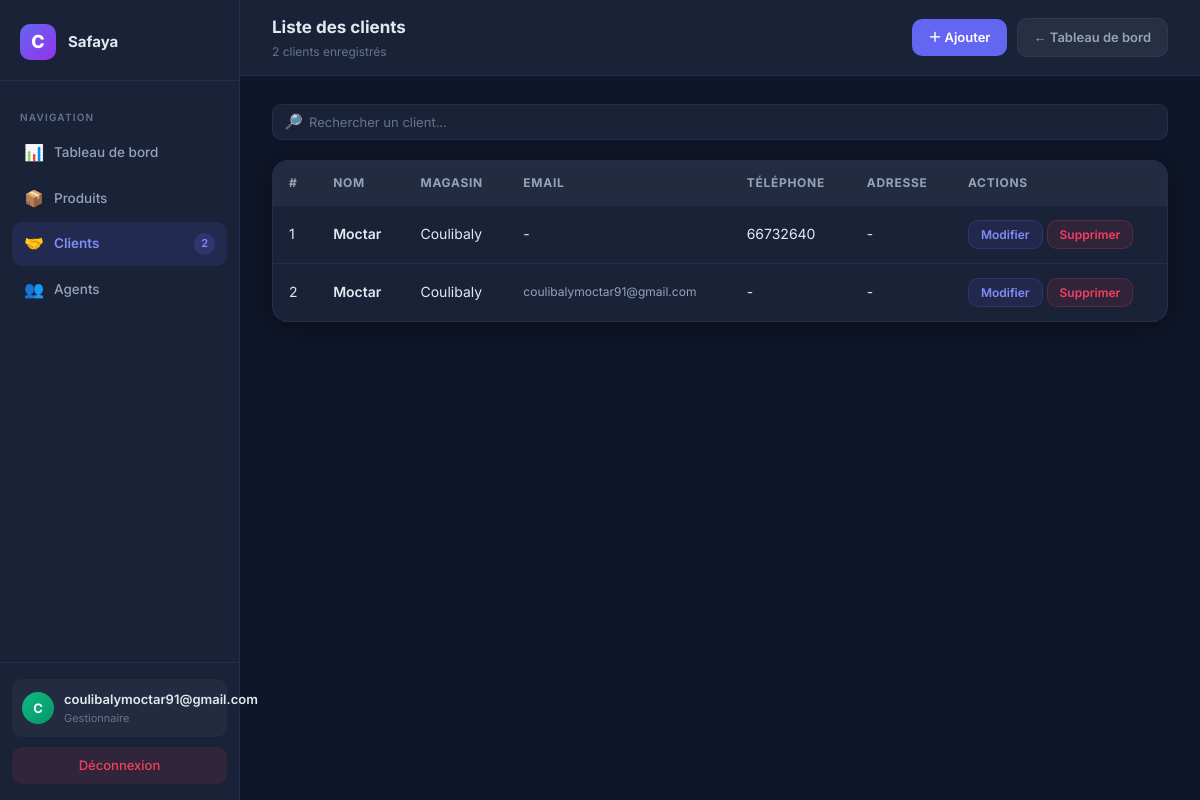
The page /list-clients/ (signed in) on the database its author committed.
### InvoiceApp/models.py (models this page shows, shortened)
class User(AbstractUser):
    logo = models.ImageField(upload_to="company_logos/", blank=True, null=True, verbose_name="Logo de l'entreprise")
    company_name = models.CharField(max_length=255, verbose_name="Nom de l'entreprise")
    company_email = models.EmailField(blank=True, null=True,verbose_name="Adresse email")
    phone = models.CharField(max_length=20, blank=True, verbose_name="Téléphone")
    address = models.TextField(blank=True, verbose_name="Adresse")
    add_date = models.DateTimeField(auto_now_add=True, verbose_name="Date d'inscription",blank=True, null=True,)
    default_currency = models.CharField(max_length=3, choices=CURRENCY_CHOICES, default='EUR', verbose_name="Devise de l'entreprise")
    agent_login_code = models.CharField(max_length=8, unique=True, blank=True, verbose_name="Code de connexion vendeurs")
    next_invoice_number = models.PositiveIntegerField(default=1, verbose_name="Prochain numéro de facture")
    class Meta:
        verbose_name = "Entreprise"
        verbose_name_plural = "Entreprises"

class Client(models.Model):
    company = models.ForeignKey(User, on_delete=models.CASCADE, related_name='clients', verbose_name="Entreprise")
    name = models.CharField(max_length=255, verbose_name="Nom du client")
    shop_name = models.CharField(max_length=255, blank=True, verbose_name="Nom du magasin")
    email = models.EmailField(blank=True, verbose_name="Email")
    phone = models.CharField(max_length=20, blank=True, verbose_name="Téléphone")
    address = models.TextField(blank=True, verbose_name="Adresse")
    created_at = models.DateTimeField(auto_now_add=True, verbose_name="Date de création")
    class Meta:
        verbose_name = "Client"
        verbose_name_plural = "Clients"
        ordering = ['-created_at']

### InvoiceApp/views/clients.py (the view)
# urls.py: path('list-clients/', invoice_views.list_clients, name='list_clients'),
@require_http_methods(["GET"])
@login_required
def list_clients(request):
    user = request.user
    clients = user.clients.all()
    context = {
        'company_name': user.company_name,
        'company_logo_url': user.logo.url if user.logo else None,
        'clients': clients,
    }
    return render(request, 'client_list.html', context)

### InvoiceApp/context_processors.py (called while the page is built)
def subscription_context(request):
    user = getattr(request, 'user', None)
    if not user or not user.is_authenticated:
        return {}
    subscription = getattr(user, 'subscription', None)
    if subscription is None:
        return {}
    return {
        'subscription': subscription,
        'subscription_status': subscription.status,
        'subscription_blocked': subscription.is_blocked,
        'subscription_days_left': subscription.days_left,
        'subscription_expiry_date': subscription.access_expiry_date,
        'subscription_plan_price': subscription.price,
    }

### InvoiceApp/models.py (called while the page is built)
    @property
    def price(self):
        return SUBSCRIPTION_PLAN_PRICES.get(self.plan, Decimal('0'))

    @property
    def promo_active_until(self):
        latest = self.company.promo_redemptions.order_by('-expires_at').first()
        return latest.expires_at if latest else None

    @property
    def status(self):
        now = timezone.now()
        if self.active_until and self.active_until >= now:
            return 'active'
        promo_until = self.promo_active_until
        if promo_until and promo_until >= now:
            return 'promo'
        if self.trial_end_date and self.trial_end_date >= now:
            return 'trial'
        return 'expired'

    @property
    def is_blocked(self):
        return self.status == 'expired'

    @property
    def access_expiry_date(self):
        status = self.status
        if status == 'active':
            return self.active_until
        if status == 'promo':
            return self.promo_active_until
        if status == 'trial':
            return self.trial_end_date
        return None

    @property
    def days_left(self):
        if self.status not in ('trial', 'promo'):
            return 0
        expiry = self.access_expiry_date
        if not expiry:
            return 0
        remaining = expiry - timezone.now()
        return max(0, remaining.days + (1 if remaining.seconds > 0 else 0))

### InvoiceApp/templates/client_list.html (shortened to what this page needs)
<!DOCTYPE html>
{% load static %}
<html lang="fr">
<head>
</head>
<body>
<div class="sidebar">
    <div class="sidebar-logo">
        <div class="logo-mark">C</div>
        <div class="logo-text">{{ company_name }}</div>
    </div>
    <nav class="sidebar-nav">
        <div class="nav-section-label">Navigation</div>
        <a href="{% url 'dashboard' %}" class="nav-item"><span class="nav-icon">📊</span> Tableau de bord</a>
        <a href="{% url 'list_products' %}" class="nav-item"><span class="nav-icon">📦</span> Produits</a>
        <a href="{% url 'list_clients' %}" class="nav-item active"><span class="nav-icon">🤝</span> Clients <span class="nav-badge">{{ clients|length }}</span></a>
        <a href="{% url 'list_agents' %}" class="nav-item"><span class="nav-icon">👥</span> Agents</a>
    </nav>
    <div class="sidebar-footer">
        <div class="user-block">
            <div class="user-avatar">{{ request.user.first_name|default:request.user.username|slice:':1'|upper }}</div>
            <div>
                <div class="user-name">{{ request.user.get_full_name|default:request.user.username }}</div>
                <div class="user-role">Gestionnaire</div>
            </div>
        </div>
        <a href="{% url 'logout' %}" class="logout-btn">Déconnexion</a>
    </div>
</div>
<div class="main">
    <div class="topbar">
        <div>
            <div class="topbar-title">Liste des clients</div>
            <div class="topbar-sub">{{ clients|length }} client{{ clients|length|pluralize }} enregistré{{ clients|length|pluralize }}</div>
        </div>
        <div class="topbar-actions">
            <a href="#" onclick="openClientModal(null); return false;" class="btn btn-primary">＋ Ajouter</a>
            <a href="{% url 'dashboard' %}" class="btn btn-ghost">← Tableau de bord</a>
        </div>
    </div>
    <div class="content">
        <div class="toolbar">
            <div class="search-wrap">
                <span class="search-icon">🔎</span>
                <input type="text" class="search-input" id="searchInput" placeholder="Rechercher un client...">
            </div>
        </div>
        <div class="table-card">
            <table class="table">
                <thead>
                    <tr>
                        <th>#</th>
                        <th>Nom</th>
                        <th>Magasin</th>
                        <th>Email</th>
                        <th>Téléphone</th>
                        <th>Adresse</th>
                        <th>Actions</th>
                    </tr>
                </thead>
                <tbody>
                    {% for client in clients %}
                    <tr class="client-row">
                        <td>{{ forloop.counter }}</td>
                        <td>
                            <div class="client-name">{{ client.name }}</div>
                        </td>
                        <td>{{ client.shop_name|default:'-' }}</td>
                        <td>
                            {% if client.email %}
                                <div class="client-muted">{{ client.email }}</div>
                            {% else %}
                                <span class="image-pill">-</span>
                            {% endif %}
                        </td>
                        <td>{{ client.phone|default:'-' }}</td>
                        <td>{{ client.address|default:'-' }}</td>
                        <td>
                            <button type="button"
                                    class="btn btn-edit-soft btn-sm"
                                    onclick="openClientModal({{ client.id }}, '{{ client.name|escapejs }}', '{{ client.shop_name|escapejs }}', '{{ client.email|escapejs }}', '{{ client.phone|escapejs }}', '{{ client.address|escapejs }}')">
                                Modifier
                            </button>
                            <button type="button" onclick="openDeleteModal({{ client.id }}, '{{ client.name|escapejs }}')" class="btn btn-danger-soft btn-sm">Supprimer</button>
                        </td>
                    </tr>
                    {% empty %}
                    <tr>
                        <td colspan="7">
                            <div class="empty-state">Aucun client enregistré</div>
                        </td>
                    </tr>
                    {% endfor %}
                </tbody>
            </table>
        </div>
    </div>
</div>
</body>
</html>

### rows shown on the page
User: company_name "Safaya", user.first_name "C", user.get_full_name "coulibalymoctar91@gmail.com"
Client: name "Moctar", shop_name "Coulibaly", phone "66732640", address "-"
Client: name "Moctar", shop_name "Coulibaly", email "coulibalymoctar91@gmail.com", phone "-", address "-"

### other values the page prints
{{ clients|length }} "2"
